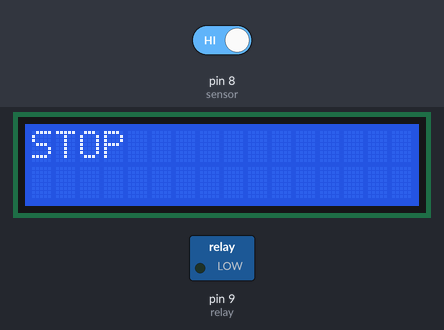
This sketch was run on a simulated Arduino Uno, built with avr-gcc and run on an emulated ATmega328P. Parts: 16×2 character LCD, switched loads named in the sketch (green lamp = pin HIGH). Inputs (shaded band) come from the test bench; at power-on: pin 8 (sensor) HIGH. What the sketch prints to the serial monitor is not drawn.

Above: at 1.2 s.
1.3 s: pin 8 (sensor) driven LOW
At 2.1 s:
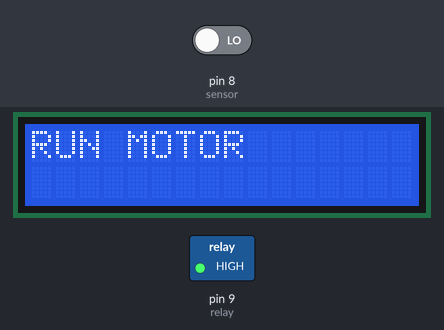
2.8 s: pin 8 (sensor) driven HIGH
At 3.1 s:
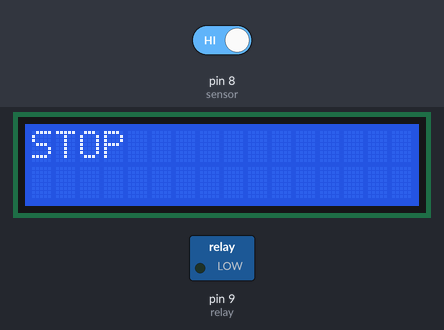
Timing chart, 0 to 5.8 s (numbered marks = the images above; inputs shaded):
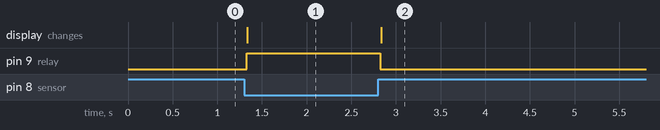

Measured:
- after the input at 1.3 s, pin 9 (relay): LOW → HIGH at once; the display: changes at once (image 1)
- after the input at 2.8 s, pin 9 (relay): HIGH → LOW at once; the display: changes at once (image 2)

The sketch:

CODE-018.ino
```cpp
//#VTM https://www.youtube.com/c/VTMVlogVoThongMinh
#include <Wire.h>
#include <LiquidCrystal_I2C.h>           //https://drive.google.com/file/d/1lpJyuODmZXfi7wwBM2B79BqBIBmBfanS/view?usp=sharing
LiquidCrystal_I2C lcd(0x27, 16, 2);
#define sensor 8
#define relay 9
//.........................................
void setup() {
  Serial.begin(9600);
  lcd.init();
  lcd.backlight();
  pinMode(sensor, INPUT);
  pinMode(relay, OUTPUT);
}
//.........................................
void loop() {
  if(digitalRead(sensor) == 0) {
    Serial.println("sensor co tin hieu");
    digitalWrite(relay, HIGH);             //bật relay
    lcd.setCursor(0, 0);
    lcd.print("RUN MOTOR");
  }
  else {
   Serial.println(" KHONG co tin hieu");
   digitalWrite(relay, LOW);
   lcd.setCursor(0,0);
   lcd.print("STOP     ");
  }
}
```
